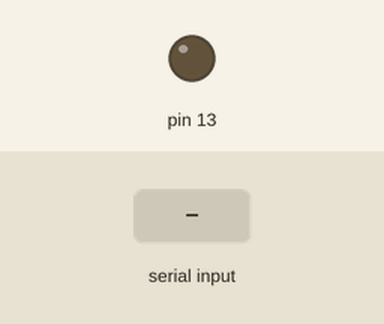
Recording of a sketch running on a simulated Arduino Uno, built with avr-gcc and run on an emulated ATmega328P. On the bench: output pins drawn as LEDs (lit = HIGH). Inputs (shaded band) come from the test bench.

Above: at 1.2 s.
1.3 s: "on\n" received over Serial
At 2.5 s:
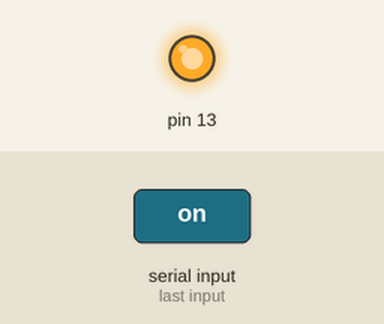
2.8 s: "off\n" received over Serial
At 3.7 s:
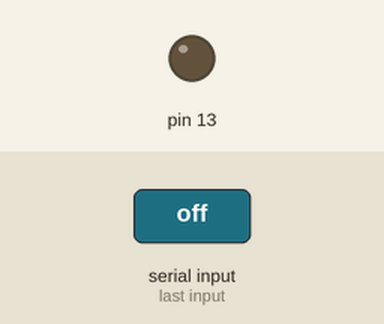
Timing chart, 0 to 5.8 s (numbered marks = the images above; inputs shaded):
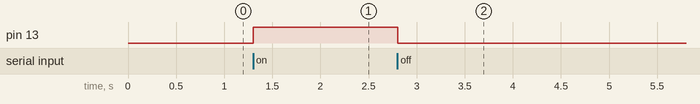

Measured:
- after the input at 1.3 s, pin 13: LOW → HIGH at once
- after the input at 2.8 s, pin 13: HIGH → LOW at once

The sketch:

controller.ino
```cpp
String command;

void setup() {
  Serial.begin(9600);

  pinMode(13,OUTPUT);
}

void loop() {
  if(Serial.available())
  {
    command = Serial.readStringUntil('\n');

    if(command.equals("on"))
    {
      digitalWrite(13, HIGH);
    }
    else if(command.equals("off"))
    {
      digitalWrite(13, LOW);
    }
    else
    {
      Serial.println("Invalid command");
    }
  }
}
```
